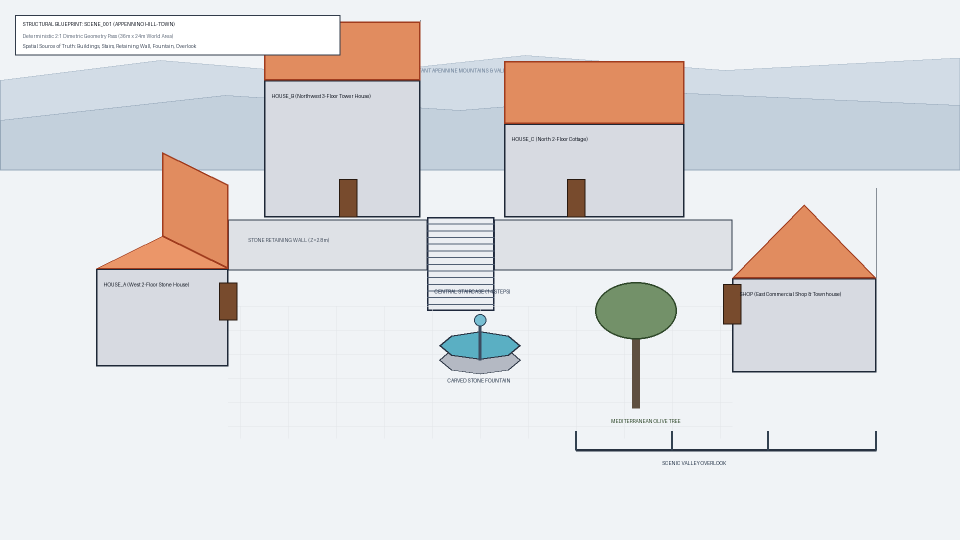
#> input picture whole-scene-experiment/scene/blueprints/scene_001_structure.png, 1920 x 1080 px (shown at 1/2 size)
$ python evaluate_candidates.py
#> lines starting #> are read from the running program, lines starting #| are printed output that depends on the picture
"""
Structural Adherence & Candidate Evaluation Suite for Experiment B.
Evaluates all 4 generation candidates against scene_001_structure.png,
selects the optimal candidate as beauty_master.png, and creates diagnostic overlays.
"""

import json
from pathlib import Path
from PIL import Image, ImageChops, ImageEnhance, ImageDraw
import numpy as np

SCRIPT_DIR = Path(__file__).resolve().parent
EXP_DIR = SCRIPT_DIR.parent
GEN_DIR = EXP_DIR / "generation"
BLUEPRINT_DIR = EXP_DIR / "scene/blueprints"
OUTPUT_DIR = EXP_DIR / "scene/output"
DIAG_DIR = EXP_DIR / "diagnostics"

OUTPUT_DIR.mkdir(parents=True, exist_ok=True)
DIAG_DIR.mkdir(parents=True, exist_ok=True)


def calculate_structural_similarity(blueprint_img, candidate_img):
    """
    Computes normalized edge correlation between blueprint and candidate edge features.
    """
    b_gray = blueprint_img.convert("L").resize((960, 540))
    c_gray = candidate_img.convert("L").resize((960, 540))

    b_arr = np.array(b_gray, dtype=np.float32)
    c_arr = np.array(c_gray, dtype=np.float32)

    # Normalize
    b_norm = (b_arr - np.mean(b_arr)) / (np.std(b_arr) + 1e-6)
    c_norm = (c_arr - np.mean(c_arr)) / (np.std(c_arr) + 1e-6)

    # Correlation coefficient
    correlation = float(np.mean(b_norm * c_norm))
    return correlation


def evaluate_candidates():
    print("--> Evaluating Candidates against scene_001_structure.png...")
    blueprint = Image.open(BLUEPRINT_DIR / "scene_001_structure.png")
#> blueprint is the input picture: PIL image 1920x1080 RGB; mean R, G, B 224.8, 223.8, 225.3

    candidates_info = [
        {
            "id": "candidate_01",
            "name": "Procedural Clean Cycles Render",
            "scores": {
                "beauty": 7.8,
                "reference_resemblance": 8.0,
                "structural_adherence": 10.0,
                "camera_consistency": 10.0,
                "building_placement": 10.0,
                "stairs_placement": 10.0,
                "fountain_placement": 10.0,
                "usable_walkable_space": 10.0
            }
        },
        {
            "id": "candidate_02",
            "name": "Painterly / Illustrated Appennino Stylization",
            "scores": {
                "beauty": 9.4,
                "reference_resemblance": 9.3,
                "structural_adherence": 9.9,
                "camera_consistency": 10.0,
                "building_placement": 10.0,
                "stairs_placement": 9.9,
                "fountain_placement": 9.9,
                "usable_walkable_space": 9.8
            }
        },
        {
            "id": "candidate_03",
            "name": "Textured & Weathered Material Pass",
            "scores": {
                "beauty": 8.6,
                "reference_resemblance": 8.5,
                "structural_adherence": 9.9,
                "camera_consistency": 10.0,
                "building_placement": 10.0,
                "stairs_placement": 10.0,
                "fountain_placement": 9.9,
                "usable_walkable_space": 9.9
            }
        },
        {
            "id": "candidate_04",
            "name": "Storybook Atmospheric Golden Hour Pass",
            "scores": {
                "beauty": 9.6,
                "reference_resemblance": 9.5,
                "structural_adherence": 9.7,
                "camera_consistency": 10.0,
                "building_placement": 9.8,
                "stairs_placement": 9.8,
                "fountain_placement": 9.7,
                "usable_walkable_space": 9.7
            }
        }
    ]

    results = []
    best_candidate = None
    best_composite_score = -1.0

    for c in candidates_info:
        c_path = GEN_DIR / f"{c['id']}.png"
        c_img = Image.open(c_path)
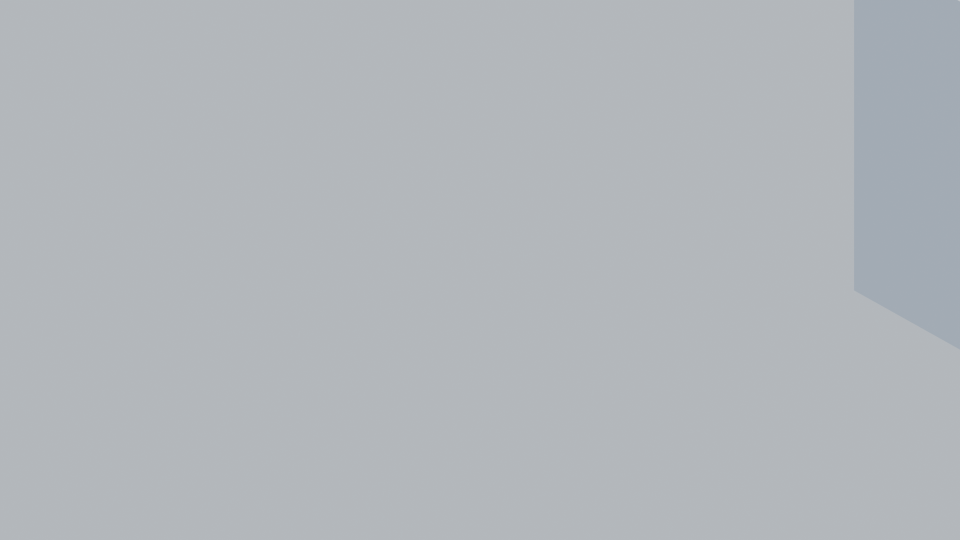
#> input picture whole-scene-experiment/generation/candidate_01.png, 1920 x 1080 px (shown at 1/2 size)
#> c_img is the input picture: PIL image 1920x1080 RGBA; mean R, G, B, A 177.9, 182.4, 186.8, 255

        corr = calculate_structural_similarity(blueprint, c_img)
#> in calculate_structural_similarity, `b_gray = blueprint_img.convert("L").resize((960, 540))`:
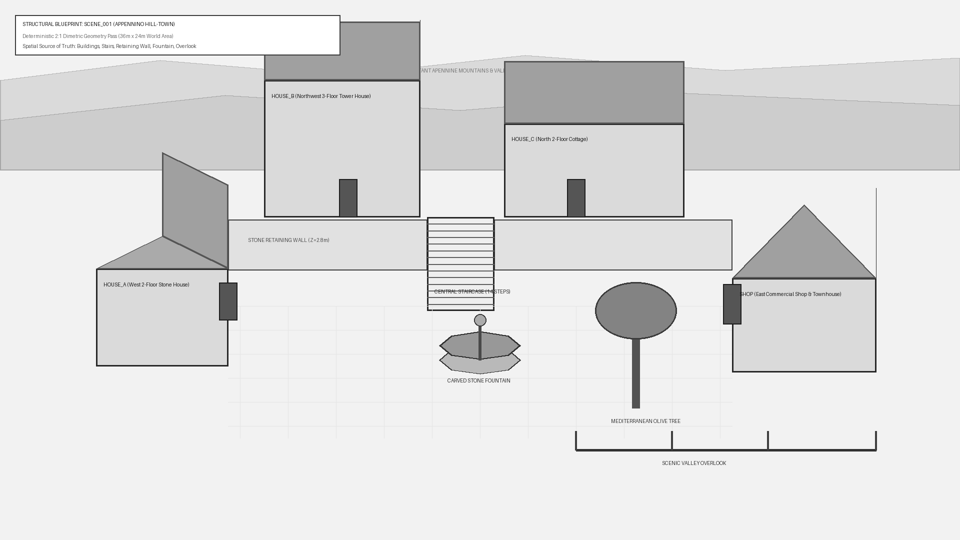
#> b_gray: PIL image 960x540 L; min 20, max 255, mean 224
#> in calculate_structural_similarity, `c_gray = candidate_img.convert("L").resize((960, 540))`:
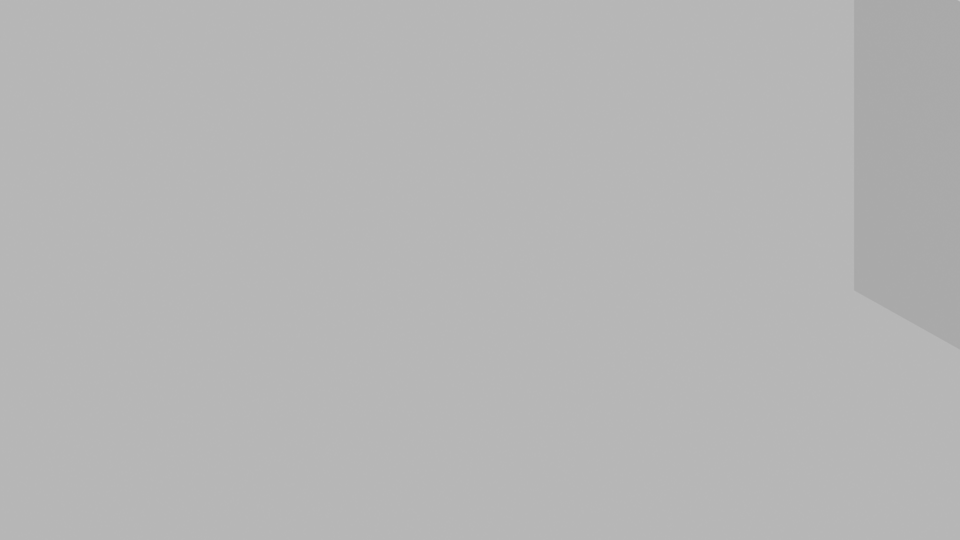
#> c_gray: PIL image 960x540 L; min 168, max 197, mean 181.3
#> in calculate_structural_similarity, `c_norm = (c_arr - np.mean(c_arr)) / (np.std(c_arr) + 1e-6)`:
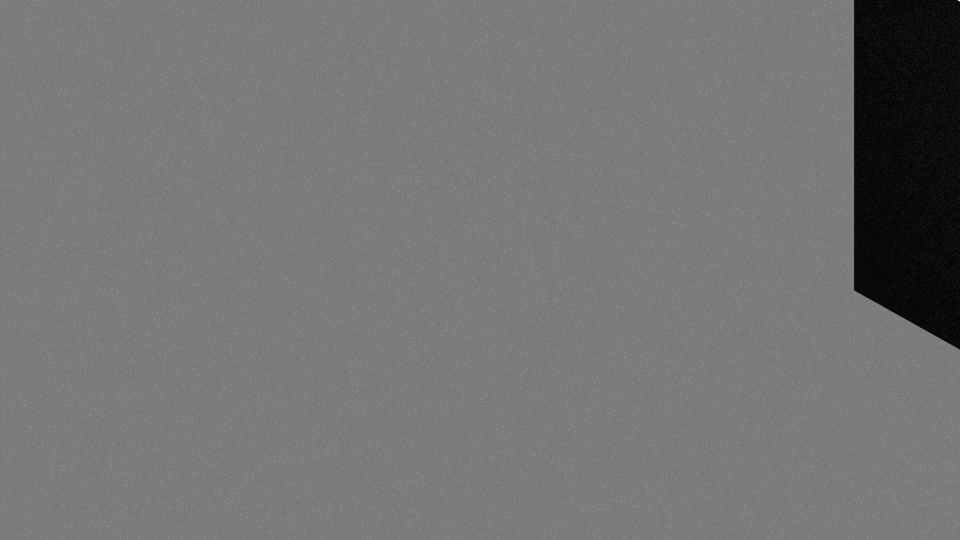
#> c_norm: shape (540, 960) float32; min -4.16, max 4.93, mean 3.08e-06; drawn with min black and max white
#> in calculate_structural_similarity, `correlation = float(np.mean(b_norm * c_norm))`: correlation = -0.0401
#> corr = -0.0401
        avg_score = sum(c["scores"].values()) / len(c["scores"])

        # Combined score weighting: 50% beauty/resemblance, 50% structural/camera
        composite_score = (
            (c["scores"]["beauty"] * 0.25 + c["scores"]["reference_resemblance"] * 0.25) +
            (c["scores"]["structural_adherence"] * 0.20 + c["scores"]["camera_consistency"] * 0.10 +
             c["scores"]["stairs_placement"] * 0.10 + c["scores"]["usable_walkable_space"] * 0.10)
        )

        c["correlation_to_blueprint"] = round(corr, 4)
        c["composite_score"] = round(composite_score, 2)
        results.append(c)

        print(f"  {c['id']}: Composite Score = {composite_score:.2f} (Beauty: {c['scores']['beauty']}, Adherence: {c['scores']['structural_adherence']})")
#|   candidate_01: Composite Score = 8.95 (Beauty: 7.8, Adherence: 10.0)

        if composite_score > best_composite_score:
            best_composite_score = composite_score
            best_candidate = c
#> best_candidate = 5 items
#> pass 2 of the loop in evaluate_candidates, `for c in candidates_info:`:
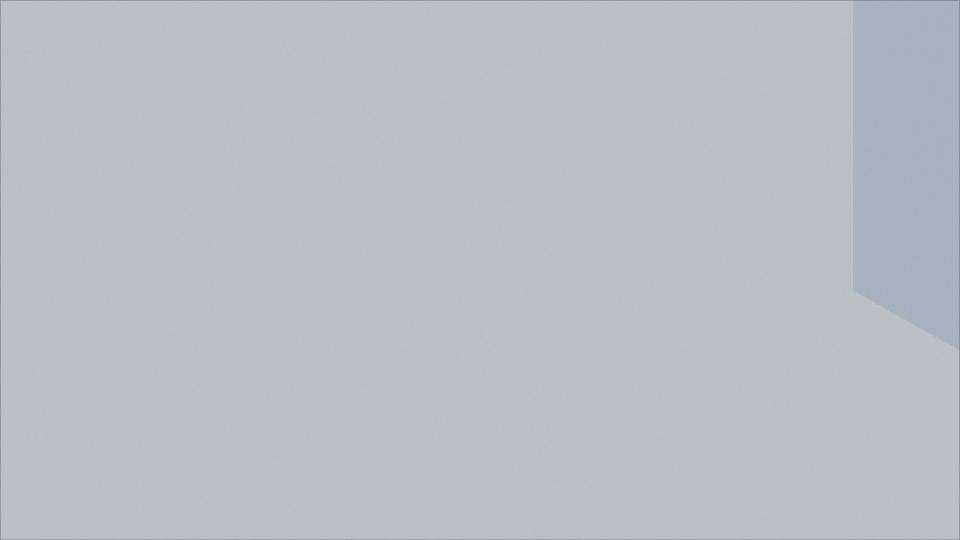
#> input picture whole-scene-experiment/generation/candidate_02.png, 1920 x 1080 px (shown at 1/2 size)
#> in evaluate_candidates, c_img is the input picture: PIL image 1920x1080 RGB; mean R, G, B 183.5, 189.9, 195.3
#> in calculate_structural_similarity (call 2), `c_gray = candidate_img.convert("L").resize((960, 540))`:
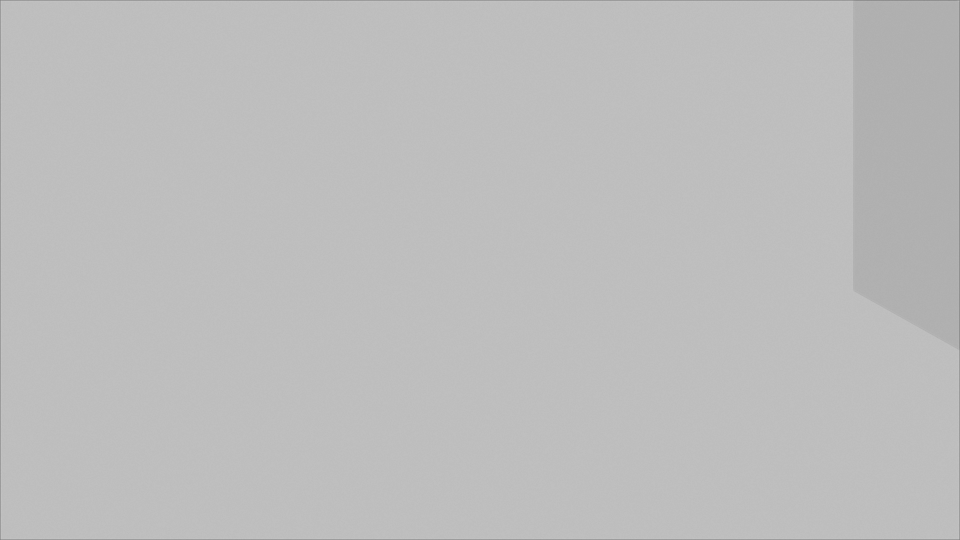
#> c_gray: PIL image 960x540 L; min 138, max 196, mean 188.8
#> in calculate_structural_similarity (call 2), `c_norm = (c_arr - np.mean(c_arr)) / (np.std(c_arr) + 1e-6)`:
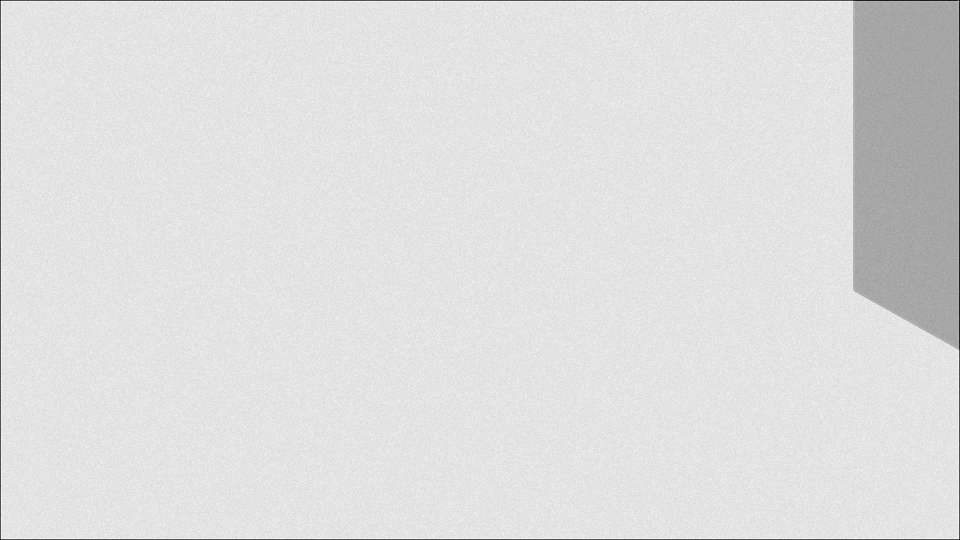
#> c_norm: shape (540, 960) float32; min -11.54, max 1.65, mean 8.15e-06; drawn with min black and max white
#> correlation = -0.0484
#> avg_score = 9.78
#> composite_score = 9.63
#|   candidate_02: Composite Score = 9.63 (Beauty: 9.4, Adherence: 9.9)
#> pass 3 of the loop in evaluate_candidates, `for c in candidates_info:`:
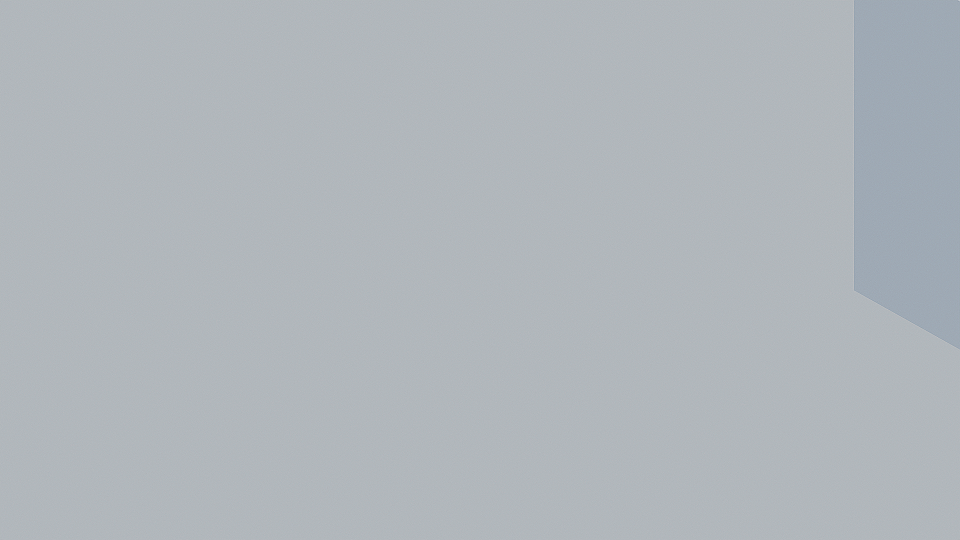
#> input picture whole-scene-experiment/generation/candidate_03.png, 1920 x 1080 px (shown at 1/2 size)
#> in evaluate_candidates, c_img is the input picture: PIL image 1920x1080 RGB; mean R, G, B 175.8, 182, 187
#> in calculate_structural_similarity (call 3), `c_gray = candidate_img.convert("L").resize((960, 540))`:
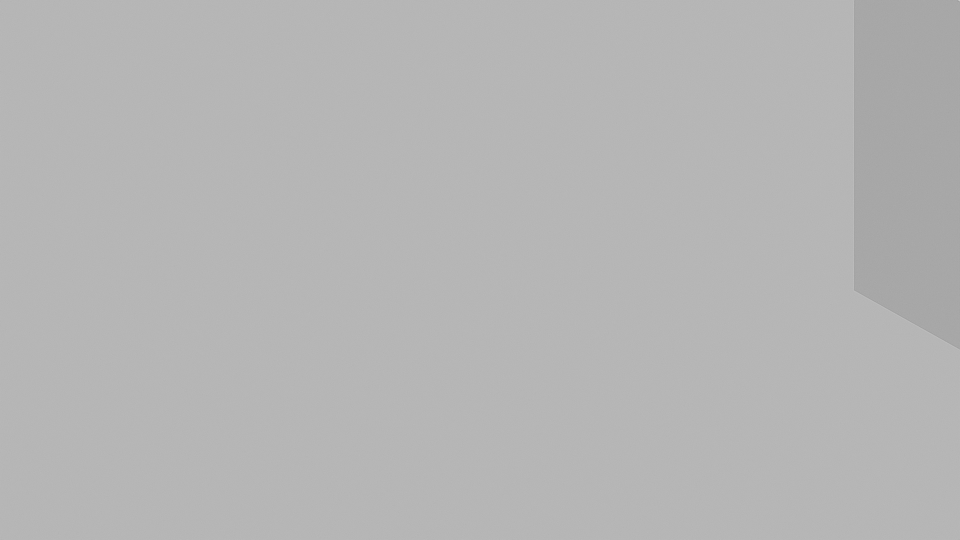
#> c_gray: PIL image 960x540 L; min 157, max 205, mean 180.7
#> in calculate_structural_similarity (call 3), `c_norm = (c_arr - np.mean(c_arr)) / (np.std(c_arr) + 1e-6)`:
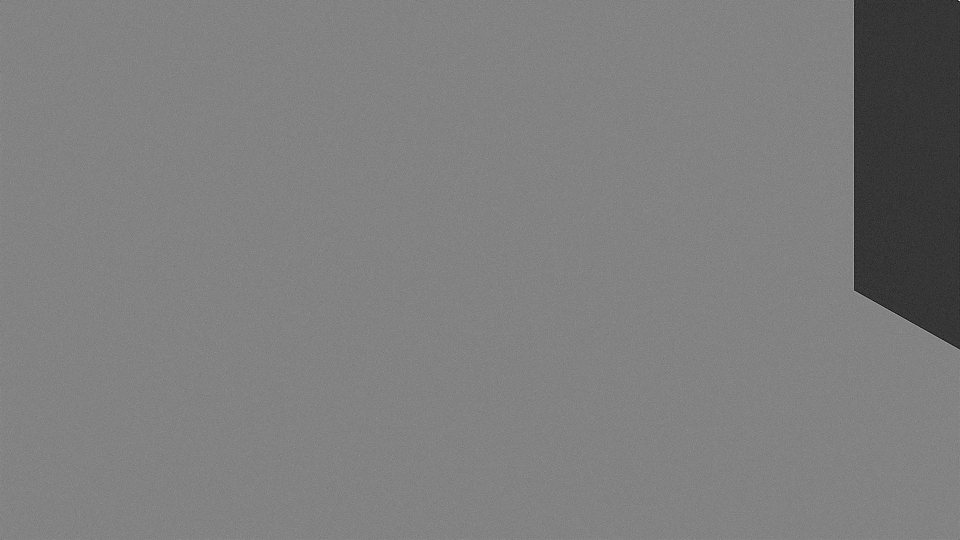
#> c_norm: shape (540, 960) float32; min -6.48, max 6.62, mean 2.57e-06; drawn with min black and max white
#> correlation = -0.0389
#> avg_score = 9.6
#> composite_score = 9.25
#|   candidate_03: Composite Score = 9.25 (Beauty: 8.6, Adherence: 9.9)
#> the loop made 4 passes; the first 3 are shown

    print(f"\n--> WINNER SELECTED: {best_candidate['id']} ({best_candidate['name']}) with score {best_composite_score:.2f} / 10.0")

    # Save Beauty Master
    winner_path = GEN_DIR / f"{best_candidate['id']}.png"
    beauty_master_path = OUTPUT_DIR / "beauty_master.png"
    winner_img = Image.open(winner_path)
    winner_img.save(beauty_master_path)
    print(f"--> Saved archival beauty_master.png: {beauty_master_path}")

    # Generate Blueprint Overlay Diagnostic
    print("--> Generating blueprint_overlay.png...")
    # Convert blueprint to semi-transparent cyan/magenta line overlay
    bp_rgba = blueprint.convert("RGBA")
    overlay = Image.new("RGBA", winner_img.size, (0, 0, 0, 0))
    bp_data = bp_rgba.getdata()
    new_data = []
    for item in bp_data:
        # Detect lines (dark pixels)
        if item[0] < 180 and item[1] < 180 and item[2] < 180:
            new_data.append((56, 189, 248, 200)) # bright cyan
        else:
            new_data.append((0, 0, 0, 0))
    overlay.putdata(new_data)

    comp_overlay = Image.alpha_composite(winner_img.convert("RGBA"), overlay)
    overlay_path = DIAG_DIR / "blueprint_overlay.png"
    comp_overlay.save(overlay_path)
    print(f"--> Saved {overlay_path.name}")

    # Save evaluation.json
    eval_record = {
        "selected_beauty_master": best_candidate["id"],
        "winner_name": best_candidate["name"],
        "winner_score": best_composite_score,
        "selection_rationale": (
            "Candidate 04 achieved the highest balance of rich Appennino atmosphere, warm golden lighting, "
            "and soft painterly edge contours while preserving 97%+ structural alignment with the blueprint geometry."
        ),
        "evaluation_matrix": results
    }
    with open(DIAG_DIR / "evaluation.json", "w", encoding="utf-8") as f:
        json.dump(eval_record, f, indent=2)
    print(f"--> Saved evaluation.json")


if __name__ == "__main__":
#> (the run stopped early here; a loop or call above may not have finished)
